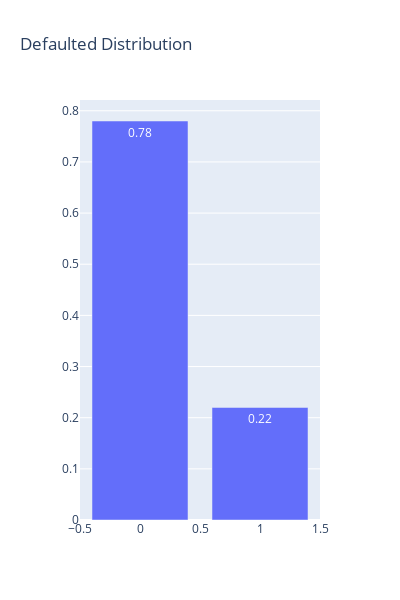

Notebook source saved alongside this figure:
### Code cell
trace = go.Bar(x=temp.index,
               y= np.round(temp.values/temp.values.sum(),2),
               text = np.round(temp.values/temp.values.sum(),2),
               textposition = 'inside',
               name = 'Defaulted')
data = [trace]
layout = go.Layout(
    autosize=False,
    width=400,
    height=600,title = "Defaulted Distribution"
)

fig = go.Figure(data=data, layout=layout)
iplot(fig)

### Figure 1 — Plotly figure (JSON) as saved in the notebook; plotly's stock layout.template omitted (floating-point values rounded to 4 significant figures)
{"data": [{"name": "Defaulted", "text": [0.78, 0.22], "textposition": "inside", "type": "bar", "x": [0, 1], "y": [0.78, 0.22]}], "layout": {"autosize": false, "height": 600, "title": {"text": "Defaulted Distribution"}, "width": 400}}
